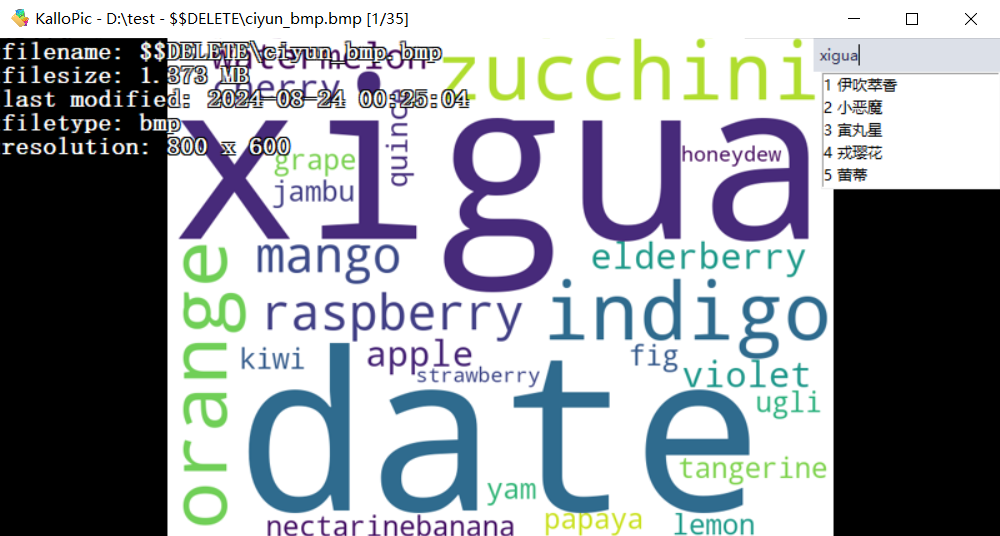
#> input picture resources/illustration/archiver.png, 1000 x 536 px
$ python -i sim_metrics.py   (imports and definitions only)   (older library calls are emulated)
#> lines starting #> are read from the running program, lines starting #| are printed output that depends on the picture
#!/usr/bin/env python
# -*- coding: utf-8 -*-

from functools import partial

import numpy as np
from PIL import Image
from imagehash import (
    phash, dhash, whash,
    average_hash as ahash,
    colorhash as chash,
)

HashFunc = {
    "ahash": ahash,
    "phash": phash,
    "dhash": dhash,
    "whash": whash,
    "chash": chash,
}


def img2hash(img_relpath, hash_size=8, hash_func="ahash"):
    """生成图片哈希指纹"""
    img_pil = Image.open(img_relpath)
    if img_pil.format == 'PNG':
        if img_pil.mode not in ("RGBA","RGB"):
            img_pil = img_pil.convert("RGBA")
    _func = HashFunc[hash_func]
    if hash_func != "chash":
        _func = partial(_func, hash_size=hash_size)
    img_hash = _func(img_pil)
    img_ratio = img_pil.width / img_pil.height
    return img_hash, img_ratio


def calc_hash_hammingdist(img_i_hash, img_j_hash):
    """计算两个图片哈希值的汉明距离"""
    return img_i_hash - img_j_hash


# noinspection PyUnresolvedReferences
def get_thumbnail(img_pil, size=(50, 50), greyscale=False):
    try:
        img = img_pil.resize(size, Image.ANTIALIAS)
    except AttributeError:
        img = img_pil.resize(size, Image.Resampling.LANCZOS)
    if greyscale:
        img = img.convert('L')
    return img


def img2normvec(img_relpath):
    """生成图片的标准化向量"""
    img_pil = Image.open(img_relpath)
    img_ratio = img_pil.width / img_pil.height
    img = get_thumbnail(img_pil)
    img_vec = []
    for pixel_tuple in img.getdata():
        img_vec.append(np.average(pixel_tuple))
    img_vec = np.array(img_vec, dtype=np.float64)
    # img_norm = np.linalg.norm(img_vec)
    img_normed_vec = img_vec / np.linalg.norm(img_vec)
    return img_normed_vec, img_ratio


def calc_cosine_similarity(img_i_normed_vec, img_j_normed_vec):
    """
    计算两个图片的余弦相似度
    $$\textrm{Cosine Similarity} = \frac{A \cdot B}{||A|| \cdot ||B||}$$
    """
    return np.dot(img_i_normed_vec, img_j_normed_vec)


def img2numpy(img_relpath):
    img_pil = Image.open(img_relpath).convert("L")
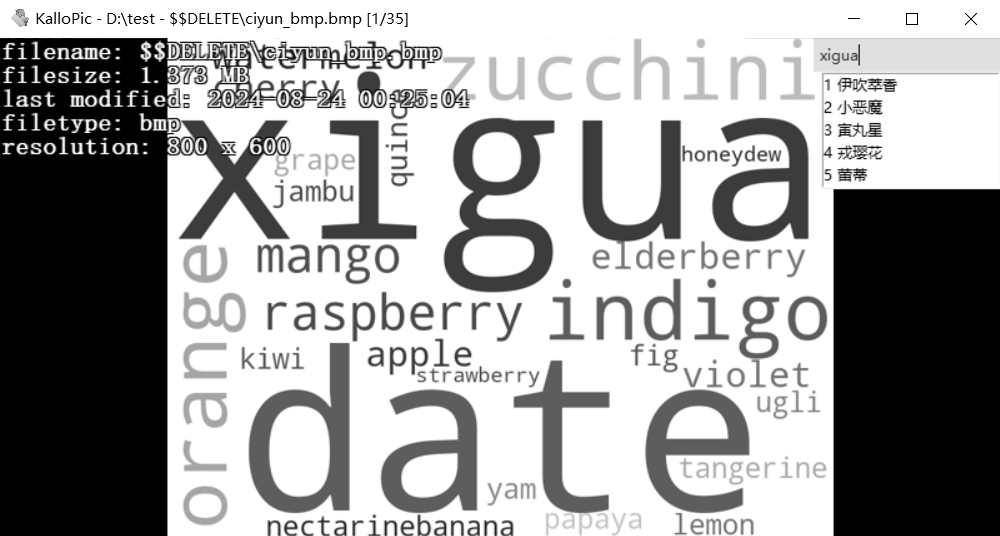
#> img_pil: PIL image 1000x536 L; min 0, max 255, mean 160.2
    img_ratio = img_pil.width / img_pil.height
#> img_ratio = 1.87
    img = get_thumbnail(img_pil, size=(16, 16))
#> in get_thumbnail, `img = img_pil.resize(size, Image.ANTIALIAS)`:
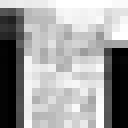
#> img: PIL image 16x16 L (shown 8 times larger); min 0, max 255, mean 161.1
    img_arr = np.array(img)
    return img_arr, img_ratio


def mse(img_i_arr, img_j_arr):
    """
    计算两个图片的均方误差
    $$\textrm{MSE} = \frac{1}{n}\sum_{i=1}^{n}(x_i - y_i)^2$$
    """
    return np.mean((img_i_arr - img_j_arr) ** 2)

>>> result = img2numpy('../../resources/illustration/archiver.png')

$ run again, on resources/illustration/filter.png
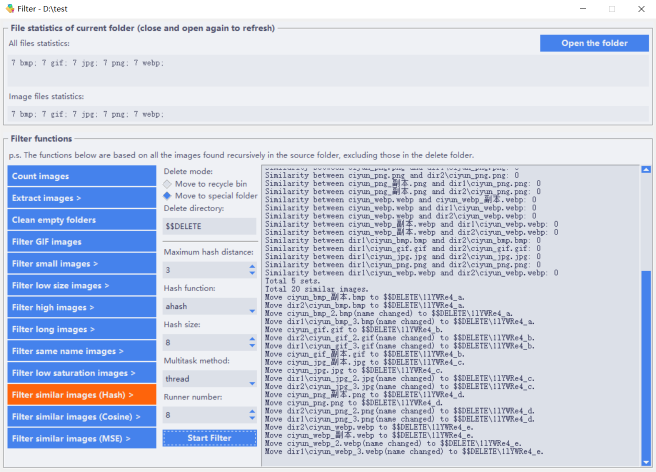
#> input picture resources/illustration/filter.png, 1312 x 943 px (shown at 1/2 size)
#> in img2numpy, `img_pil = Image.open(img_relpath).convert("L")`:
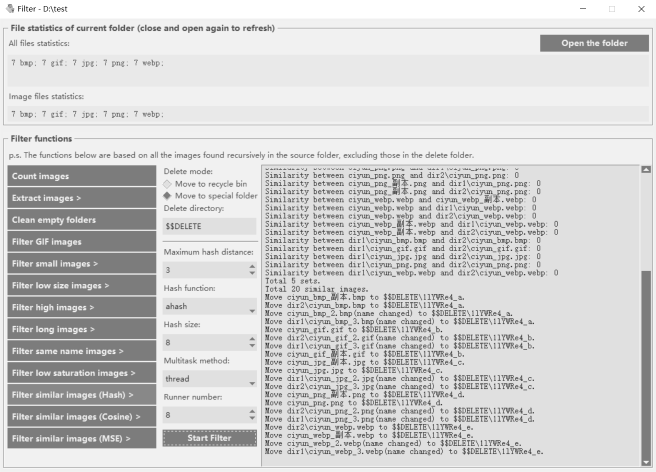
#> img_pil: PIL image 1312x943 L (shown at 1/2 size); min 0, max 255, mean 209.2
#> in get_thumbnail, `img = img_pil.resize(size, Image.ANTIALIAS)`:
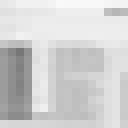
#> img: PIL image 16x16 L (shown 8 times larger); min 119, max 249, mean 208.8
